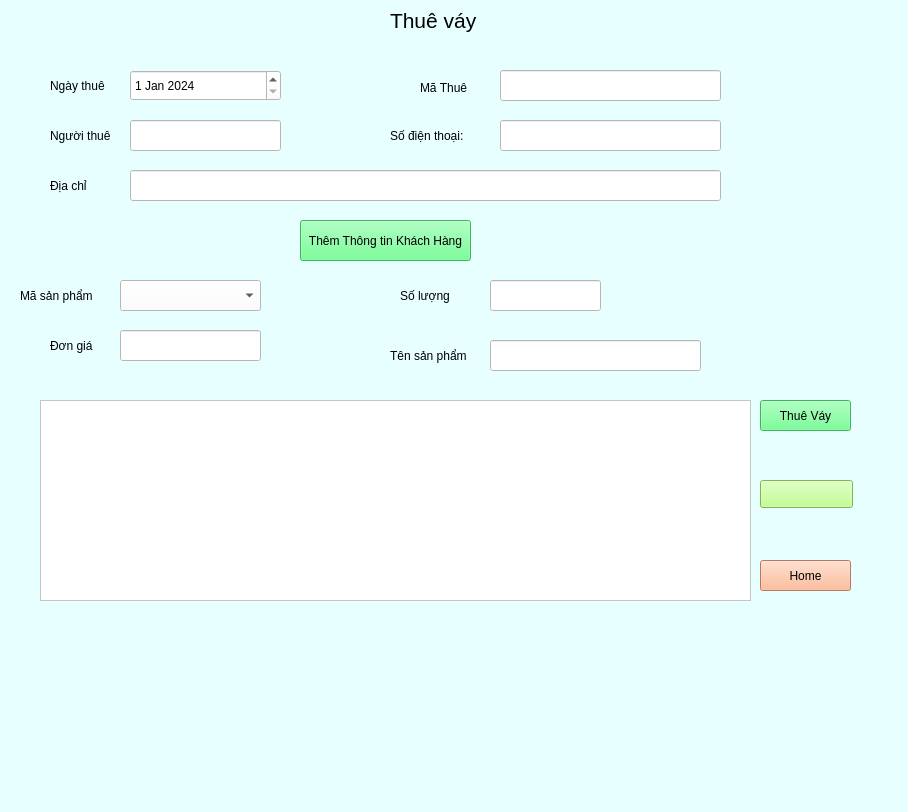
<?xml version="1.0" encoding="UTF-8"?>
<ui version="4.0">
 <class>MainWindow</class>
 <widget class="QMainWindow" name="MainWindow">
  <property name="geometry">
   <rect>
    <x>0</x>
    <y>0</y>
    <width>908</width>
    <height>812</height>
   </rect>
  </property>
  <property name="windowTitle">
   <string>MainWindow</string>
  </property>
  <property name="styleSheet">
   <string notr="true">background-color:rgb(231, 255, 255)</string>
  </property>
  <widget class="QWidget" name="centralwidget">
   <widget class="QLabel" name="label">
    <property name="geometry">
     <rect>
      <x>390</x>
      <y>0</y>
      <width>121</width>
      <height>41</height>
     </rect>
    </property>
    <property name="text">
     <string>&lt;html&gt;&lt;head/&gt;&lt;body&gt;&lt;p&gt;&lt;span style=&quot; font-size:16pt;&quot;&gt;Thuê váy&lt;/span&gt;&lt;/p&gt;&lt;/body&gt;&lt;/html&gt;</string>
    </property>
   </widget>
   <widget class="QLabel" name="label_2">
    <property name="geometry">
     <rect>
      <x>50</x>
      <y>70</y>
      <width>71</width>
      <height>31</height>
     </rect>
    </property>
    <property name="text">
     <string>Ngày thuê</string>
    </property>
   </widget>
   <widget class="QDateEdit" name="NgayThue_date">
    <property name="geometry">
     <rect>
      <x>130</x>
      <y>70</y>
      <width>151</width>
      <height>31</height>
     </rect>
    </property>
    <property name="styleSheet">
     <string notr="true">background-color:rgb(255, 255, 255)</string>
    </property>
    <property name="dateTime">
     <datetime>
      <hour>0</hour>
      <minute>0</minute>
      <second>0</second>
      <year>2024</year>
      <month>1</month>
      <day>1</day>
     </datetime>
    </property>
   </widget>
   <widget class="QLabel" name="label_3">
    <property name="geometry">
     <rect>
      <x>50</x>
      <y>120</y>
      <width>71</width>
      <height>31</height>
     </rect>
    </property>
    <property name="text">
     <string>Người thuê</string>
    </property>
   </widget>
   <widget class="QLabel" name="label_4">
    <property name="geometry">
     <rect>
      <x>390</x>
      <y>120</y>
      <width>81</width>
      <height>31</height>
     </rect>
    </property>
    <property name="text">
     <string>Số điện thoại:</string>
    </property>
   </widget>
   <widget class="QLabel" name="label_5">
    <property name="geometry">
     <rect>
      <x>50</x>
      <y>170</y>
      <width>71</width>
      <height>31</height>
     </rect>
    </property>
    <property name="text">
     <string>Địa chỉ</string>
    </property>
   </widget>
   <widget class="QLineEdit" name="Ten_text">
    <property name="geometry">
     <rect>
      <x>130</x>
      <y>120</y>
      <width>151</width>
      <height>31</height>
     </rect>
    </property>
    <property name="styleSheet">
     <string notr="true">background-color:rgb(255, 255, 255)</string>
    </property>
   </widget>
   <widget class="QLineEdit" name="SDT_text">
    <property name="geometry">
     <rect>
      <x>500</x>
      <y>120</y>
      <width>221</width>
      <height>31</height>
     </rect>
    </property>
    <property name="styleSheet">
     <string notr="true">background-color:rgb(255, 255, 255)</string>
    </property>
   </widget>
   <widget class="QLineEdit" name="DiaChi_text">
    <property name="geometry">
     <rect>
      <x>130</x>
      <y>170</y>
      <width>591</width>
      <height>31</height>
     </rect>
    </property>
    <property name="styleSheet">
     <string notr="true">background-color:rgb(255, 255, 255)</string>
    </property>
   </widget>
   <widget class="QLabel" name="label_6">
    <property name="geometry">
     <rect>
      <x>20</x>
      <y>280</y>
      <width>81</width>
      <height>31</height>
     </rect>
    </property>
    <property name="text">
     <string>Mã sản phẩm</string>
    </property>
   </widget>
   <widget class="QLabel" name="label_7">
    <property name="geometry">
     <rect>
      <x>390</x>
      <y>340</y>
      <width>91</width>
      <height>31</height>
     </rect>
    </property>
    <property name="text">
     <string>Tên sản phẩm</string>
    </property>
   </widget>
   <widget class="QLabel" name="label_8">
    <property name="geometry">
     <rect>
      <x>400</x>
      <y>280</y>
      <width>71</width>
      <height>31</height>
     </rect>
    </property>
    <property name="text">
     <string>Số lượng</string>
    </property>
   </widget>
   <widget class="QLabel" name="label_9">
    <property name="geometry">
     <rect>
      <x>50</x>
      <y>330</y>
      <width>71</width>
      <height>31</height>
     </rect>
    </property>
    <property name="text">
     <string>Đơn giá</string>
    </property>
   </widget>
   <widget class="QTableWidget" name="table_ThueVay">
    <property name="geometry">
     <rect>
      <x>40</x>
      <y>400</y>
      <width>711</width>
      <height>201</height>
     </rect>
    </property>
    <property name="styleSheet">
     <string notr="true">background-color:rgb(255, 255, 255)</string>
    </property>
    <property name="rowCount">
     <number>0</number>
    </property>
    <property name="columnCount">
     <number>0</number>
    </property>
   </widget>
   <widget class="QLineEdit" name="TenSP_text">
    <property name="geometry">
     <rect>
      <x>490</x>
      <y>340</y>
      <width>211</width>
      <height>31</height>
     </rect>
    </property>
    <property name="styleSheet">
     <string notr="true">background-color:rgb(255, 255, 255)</string>
    </property>
    <property name="readOnly">
     <bool>true</bool>
    </property>
   </widget>
   <widget class="QLineEdit" name="SoLuong_text">
    <property name="geometry">
     <rect>
      <x>490</x>
      <y>280</y>
      <width>111</width>
      <height>31</height>
     </rect>
    </property>
    <property name="styleSheet">
     <string notr="true">background-color:rgb(255, 255, 255)</string>
    </property>
   </widget>
   <widget class="QLineEdit" name="DonGia_text">
    <property name="geometry">
     <rect>
      <x>120</x>
      <y>330</y>
      <width>141</width>
      <height>31</height>
     </rect>
    </property>
    <property name="styleSheet">
     <string notr="true">background-color:rgb(255, 255, 255)</string>
    </property>
    <property name="readOnly">
     <bool>true</bool>
    </property>
   </widget>
   <widget class="QPushButton" name="Them_TV">
    <property name="geometry">
     <rect>
      <x>760</x>
      <y>400</y>
      <width>91</width>
      <height>31</height>
     </rect>
    </property>
    <property name="styleSheet">
     <string notr="true">background-color:rgb(85, 255, 127)</string>
    </property>
    <property name="text">
     <string>Thuê Váy</string>
    </property>
    <property name="icon">
     <iconset>
      <normaloff>../test/them.webp</normaloff>../test/them.webp</iconset>
    </property>
   </widget>
   <widget class="QPushButton" name="Home">
    <property name="geometry">
     <rect>
      <x>760</x>
      <y>560</y>
      <width>91</width>
      <height>31</height>
     </rect>
    </property>
    <property name="styleSheet">
     <string notr="true">background-color:rgb(255, 170, 127)</string>
    </property>
    <property name="text">
     <string>Home</string>
    </property>
    <property name="icon">
     <iconset>
      <normaloff>../test/home-64.webp</normaloff>../test/home-64.webp</iconset>
    </property>
   </widget>
   <widget class="QComboBox" name="MaSP_cbx">
    <property name="geometry">
     <rect>
      <x>120</x>
      <y>280</y>
      <width>141</width>
      <height>31</height>
     </rect>
    </property>
    <property name="styleSheet">
     <string notr="true">background-color:rgb(255, 255, 255)</string>
    </property>
   </widget>
   <widget class="QLabel" name="label_10">
    <property name="geometry">
     <rect>
      <x>420</x>
      <y>80</y>
      <width>55</width>
      <height>16</height>
     </rect>
    </property>
    <property name="text">
     <string>Mã Thuê</string>
    </property>
   </widget>
   <widget class="QLineEdit" name="MaThue_text">
    <property name="geometry">
     <rect>
      <x>500</x>
      <y>70</y>
      <width>221</width>
      <height>31</height>
     </rect>
    </property>
    <property name="styleSheet">
     <string notr="true">background-color:rgb(255, 255, 255)</string>
    </property>
   </widget>
   <widget class="QPushButton" name="Them_TT">
    <property name="geometry">
     <rect>
      <x>300</x>
      <y>220</y>
      <width>171</width>
      <height>41</height>
     </rect>
    </property>
    <property name="styleSheet">
     <string notr="true">background-color:rgb(85, 255, 127)</string>
    </property>
    <property name="text">
     <string>Thêm Thông tin Khách Hàng</string>
    </property>
   </widget>
   <widget class="QPushButton" name="Clear_Data">
    <property name="geometry">
     <rect>
      <x>760</x>
      <y>480</y>
      <width>93</width>
      <height>28</height>
     </rect>
    </property>
    <property name="styleSheet">
     <string notr="true">background-color:rgb(177, 255, 117)</string>
    </property>
    <property name="text">
     <string/>
    </property>
    <property name="icon">
     <iconset>
      <normaloff>../test/tailai.webp</normaloff>../test/tailai.webp</iconset>
    </property>
   </widget>
  </widget>
  <widget class="QMenuBar" name="menubar">
   <property name="geometry">
    <rect>
     <x>0</x>
     <y>0</y>
     <width>908</width>
     <height>26</height>
    </rect>
   </property>
  </widget>
  <widget class="QStatusBar" name="statusbar"/>
 </widget>
 <resources/>
 <connections/>
</ui>
